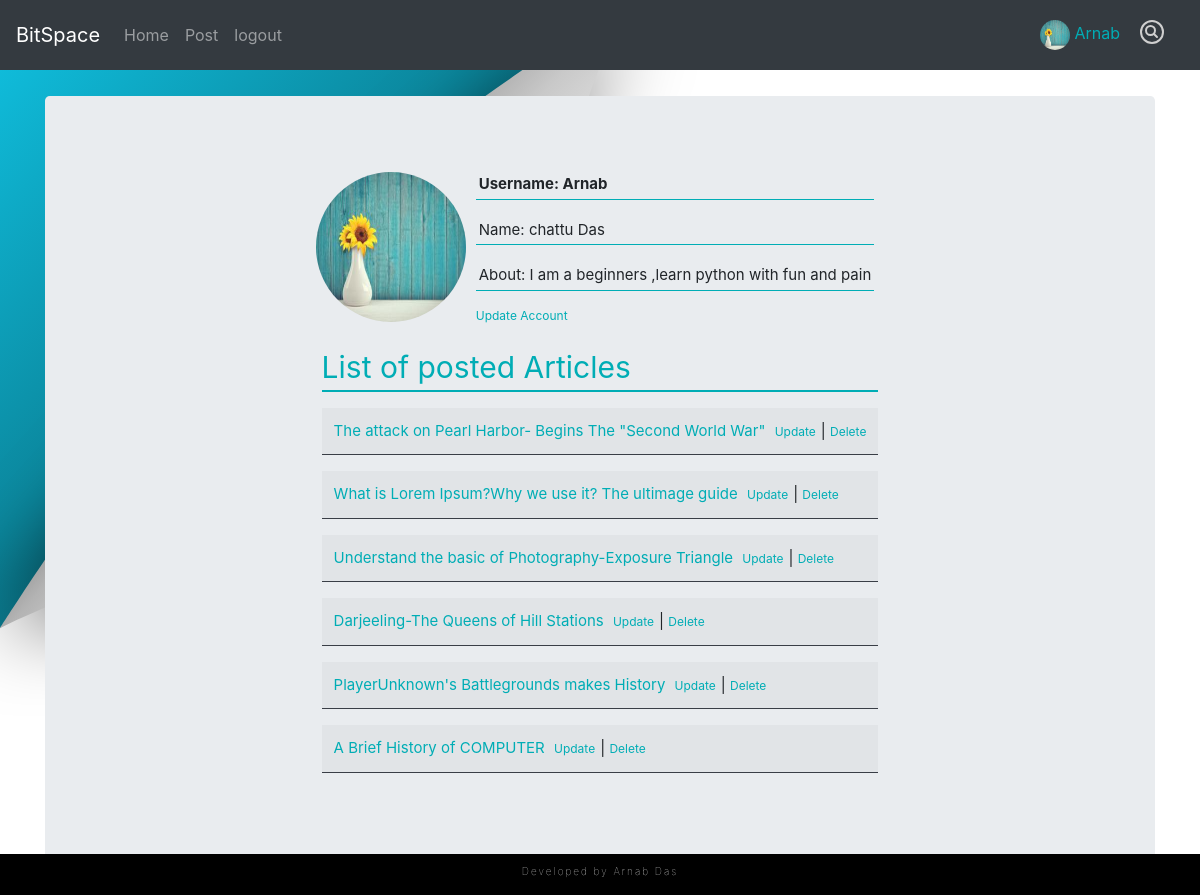
Screenshot of /user_profile/1/ (signed in) with the database file from the repository.
### blogs/models.py (models this page shows, shortened)
class Profile(models.Model):
    user = models.OneToOneField(User, on_delete=models.CASCADE)
    about = models.CharField(max_length=500)
    pro_pic = models.ImageField(default='default.jpg',upload_to='profile_pics')

class Article(models.Model):
    user = models.ForeignKey(User, on_delete=models.CASCADE)
    title = models.CharField(max_length=500)
    details = RichTextUploadingField()
    title_image = models.ImageField(default='default_title.jpg', upload_to='Article_heading_pics')
    publish_date = models.DateTimeField(auto_now=True)
    likes = models.ManyToManyField(User,related_name="likes", blank=True)
    class Meta:
       ordering = ['-publish_date']

### blogs/views.py (the view)
# urls.py: path('user_profile/<int:pk>/', views.UserProfileDetailView.as_view(), name='user_profile'),
class UserProfileDetailView(DetailView):
    context_object_name = 'user_profile'
    model = models.User
    template_name = 'blogs/user_profile.html'
    def get_context_data(self, **kwargs):
        context = super(UserProfileDetailView, self).get_context_data(**kwargs)
        context['article_list'] = Article.objects.all()
        return context

### blogs/templates/blogs/user_profile.html (shortened to what this page needs)
{% extends 'blogs/base.html' %}
{% block content %}
<div class="container pt-5 mt-5" xmlns="http://www.w3.org/1999/html">
    <div class="jumbotron  ">
                    <div class="menu">
                        <img class=" mypic" src=" {{user_profile.profile.pro_pic.url}}">
                          <div class="profile">
                                     <p class="item"> <b>Username: {{user_profile.username}}</b></p>
                                     <p class="item">Name: {{user_profile.first_name}} {{user_profile.last_name}}</p>
                                     <p class="item">About: {{user_profile.profile.about}}</p>
                                     {% if user_profile == user %}
                                                <small ><a  href="{% url 'blogs:account_update'  %}">Update Account</a></small>
                                    {% endif %}
                          </div>
                          <div class="article">
                                    <p class="heading">List of posted Articles</p>
                                              {% if user_profile.article_set.all.count == 0 %}
                                              <i > No article is posted yet !!</i>
                                              {% else %}
                                                     {% for post in user_profile.article_set.all %}
                                                     <p class="article-item"><a  href="{% url 'blogs:detail' post.id %}">{{post.title}}</a>
                                                         {% if post.user == user %}
                                                          <a href="{% url 'blogs:update' post.id %}"> <small style="margin:5px;margin-top:3px;">Update</small></a>|
                                                               <a  href="{% url 'blogs:delete' post.id %}"> <small style="f margin-top:3px;">Delete</small></a>
                                                            {% endif%}
                                                     </p>
                                                     {% endfor %}
                                              {% endif %}
                             </div>
                  </div>
     </div>
</div>
{% endblock %}

### blogs/templates/blogs/base.html (shortened to what this page needs)
<!doctype html>
<html lang="en">
{% load static %}
<head>
    <link rel="stylesheet" href="https://stackpath.bootstrapcdn.com/bootstrap/4.4.1/css/bootstrap.min.css">
  <link rel="stylesheet" href="{% static 'blogs/css/homestyle.css' %}" type="text/css">
   <link rel="stylesheet" href="https://cdnjs.cloudflare.com/ajax/libs/font-awesome/4.7.0/css/font-awesome.min.css">
</head>
<body>
    <nav class="navbar fixed-top navbar-expand-lg navbar-dark bg-dark   " >
        <a class="navbar-brand" href="{% url 'blogs:index' %}">BitSpace</a>
        <div class="collapse navbar-collapse" id="navbarText">
            <ul class="navbar-nav mr-auto">
                <li class="nav-item">
                    <a class="nav-link" href="{% url 'blogs:index' %}">Home <span class="sr-only">(current)</span></a>
                </li>
                 {% if user.is_authenticated%}
                <li class="nav-item">
                    <a  class="nav-link" href="{% url 'blogs:create' %}">Post</a>
                </li>
                <li> <a  class="nav-link" href="{% url 'blogs:logout' %}">logout</a></li>
                {% else %}
                <li> <a class="nav-link" href="{% url 'blogs:signup' %}">Register</a></li>
                <li> <a  class="nav-link" href="{% url 'blogs:login' %}">login</a></li>
                {% endif%}
            </ul>
             {% if user.is_authenticated%}
                    <a class="nav-item" href="{% url 'blogs:user_profile'   user.id %}">
                     <img class="navpic" src="{{user.profile.pro_pic.url}}" width="30" height="30"   alt="">
                          {{user}}
                    </a>
            {% else %}
              <span class="navbar-text">
          A bit space for showing your creativity
          </span>
   {% endif %}
     <a  class="nav-link" href="{% url 'blogs:search' %}"> <ion-icon size="large" name="search-circle-outline" style="color:#cfcfcf;"></ion-icon></a>
        </div>
    </nav>
{% block content %}
    {% endblock %}
    <div class="inner2">
            <p>Developed by Arnab Das </p>
        </div>
</body>
</html>

### blogs/static/blogs/css/homestyle.css (style rules this page uses)
body { background-color: #ffffff; background-attachment: fixed; background-repeat: no-repeat; background-position: top left; }
.menu { display: flex; flex-wrap: wrap; justify-items: center; justify-content: center; align-items: center; font-size: 15px; }
.profile { margin: 10px; display: flex; flex-direction: column; justify-items: center; justify-content: center; }
.item { padding: 3px; border-bottom: 1.2px solid #00adb5; }
.heading { font-size: 30px; color: #00adb5; border-bottom: 2px solid #00adb5; }
.article { margin: 10px; min-width: 30%; }
.article-item { padding: 12px; background-color: rgba(193, 197, 197, 0.212); border-bottom: 1px solid #393e46; }
a { color: #00adb5; }
.mypic { height: 150px; width: 150px; border-radius: 50%; }
.navpic { border-radius: 50%; }
.inner2 { position:fixed; left: 0; bottom: 0; width: 100%; font-size: 10px; letter-spacing: 2px; font-weight: lighter; background:black; color:white; padding-top:10px; text-align: center; }

### rows the page displays
Article: title "The attack on Pearl Harbor- Begins The \"Second World War\"", shows "Update"
Article: title "What is Lorem Ipsum?Why we use it? The ultimage guide", shows "Update"
Article: title "Understand the basic of Photography-Exposure Triangle", shows "Update"
Article: title "Darjeeling-The Queens of Hill Stations", shows "Update"
Article: title "PlayerUnknown's Battlegrounds makes History", shows "Update"
Article: title "A Brief History of COMPUTER", shows "Update"

### other values shown
{{ user }} "Arnab"
{{ user_profile.username }} "Arnab"
{{ user_profile.first_name }} "chattu"
{{ user_profile.last_name }} "Das"
{{ user_profile.profile.about }} "I am a beginners ,learn python with fun and pain"
